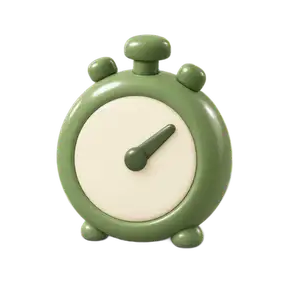
#> input picture examples/timer/timer.webp, 288 x 288 px
$ python -i kling.py   (imports and definitions only)
#> lines starting #> are read from the running program, lines starting #| are printed output that depends on the picture
"""Kling image-to-video on Replicate.

Two things here are the whole reason this pipeline works, and both are easy to
miss:

1. `end_image` set to the START image. Kling then returns to its opening pose,
   which is what makes the clip loop instead of ping-pong. Without it you are
   left cross-fading, and a cross-fade on a rigid object reads as a glitch.

2. The still is composited onto a KNOWN flat backing before it is sent. Kling
   will not accept alpha, and the colour you choose is not cosmetic: because
   you know it exactly, the matte stage can solve for the true foreground
   instead of estimating it. Mid-grey is used rather than a chroma-key green
   or magenta, which spill onto glossy edges and destroy soft shadows.
"""
import os
import time
import urllib.request

from . import config, http

API = "https://api.replicate.com/v1"
# Mid-grey: far enough from most art to matte cleanly, neutral enough that any
# spill it does leave is colourless rather than a green or magenta fringe.
BACKING = (158, 158, 158)

# Every clause here is load-bearing, and one earlier version of this string
# silently killed the animation: it said "the object keeps its exact shape and
# proportions throughout", which reads as an instruction to stay still. Kling
# obeyed, and returned 122 frames of the input image. Constrain the CAMERA and
# the SCENE as hard as you like; never constrain the object's shape.
LOOP_RULES = (
    "The motion must be clearly visible and true to what this object really "
    "does — never a generic animation applied to it. "
    "The camera is locked off and must not move, pan, zoom or push in. "
    "The background stays flat, empty and completely static. "
    "Nothing enters the frame from outside it — no hands, no text, no captions, "
    "no watermarks, no props. "
    "Everything stays comfortably inside the frame at all times: no part of the "
    "object, and nothing it produces, may touch, reach or cross any edge of the "
    "frame at any point. Keep a clear margin on all four sides throughout. "
    # Deliberately narrower than it used to be. This clause once banned "new
    # objects or effects" outright, which also banned anything the object
    # itself produced — and for an object that does not move on its own, that
    # emission is the entire animation. Constrain where things come FROM, not
    # whether the object may produce them.
    "It stays the same object in the same material and palette throughout — its "
    "identity, colours and finish do not change."
)


# How much of the canvas the object occupies when it is sent. The image model
# returns art that fills its frame, and sending that straight on leaves motion
# nowhere to go: anything that stretches, splashes or throws a piece runs into
# the canvas edge and is clipped there, permanently, in the source render. The
# clip then survives every later stage, and framing normalization quietly hides
# it by scaling the amputated result inward.
#
# So the object is padded down to this fraction first. The margin is the room
# the animation gets to move into.
FILL = 0.68


def composite(still_path, out_path, size=1024, fill=FILL):
    """Flatten a transparent PNG onto the known backing, padded, ready to send."""
#> called with still_path = '../examples/timer/timer.webp', out_path = 'out.png', size = 1024, fill = 0.68
    from PIL import Image
    im = Image.open(still_path).convert("RGBA")
#> im is the input picture: PIL image 288x288 RGBA; mean R, G, B, A 62.3, 64.5, 51.8, 82.9
    box = im.getbbox()  # trim whatever transparent margin the art already has
#> box = (54, 32, 235, 251)
    if box:
        im = im.crop(box)
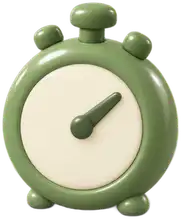
#> im: PIL image 181x219 RGBA; mean R, G, B, A 130.4, 135, 108.4, 173.4; transparent parts drawn white
    scale = (size * fill) / max(im.size)
#> scale = 3.18
    im = im.resize((max(1, round(im.width * scale)), max(1, round(im.height * scale))),
                   Image.LANCZOS)
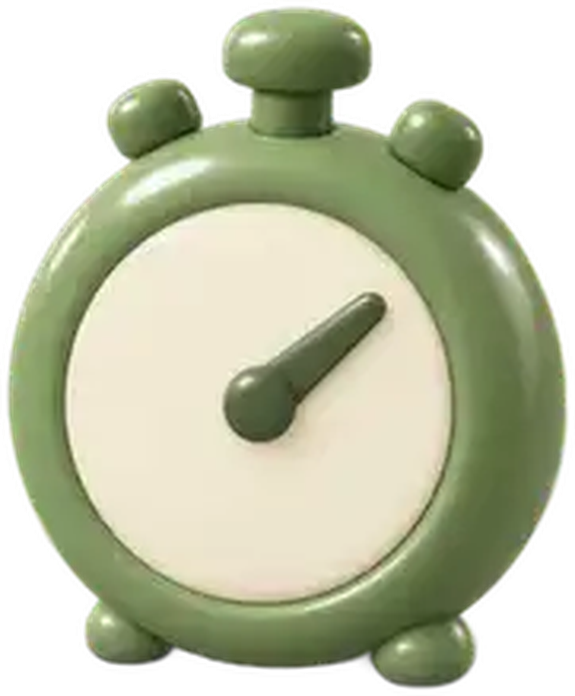
#> im: PIL image 575x696 RGBA; mean R, G, B, A 119.7, 124, 98.2, 173.4; transparent parts drawn white
    bg = Image.new("RGBA", (size, size), BACKING + (255,))
    bg.alpha_composite(im, ((size - im.width) // 2, (size - im.height) // 2))
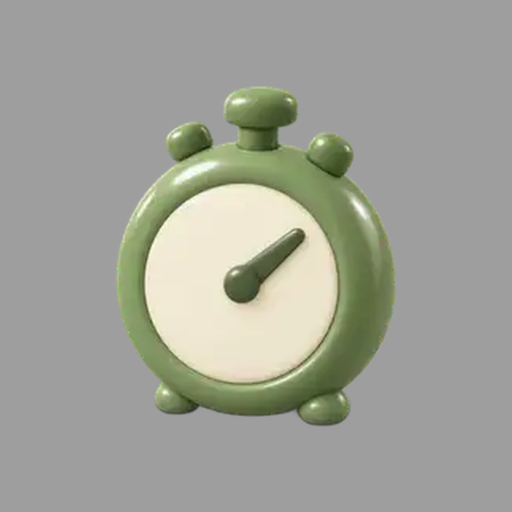
#> bg: PIL image 1024x1024 RGBA (shown at 1/2 size); mean R, G, B, A 160.5, 162, 152.7, 255
    bg.convert("RGB").save(out_path)
    return out_path


# [10 lines left out: function resolve_version, not called in this run]


OR_API = "https://openrouter.ai/api/v1/videos"


# [76 lines left out: functions animate_openrouter, animate, not called in this run]

>>> result = composite('../examples/timer/timer.webp', 'out.png')

$ run again, on examples/timer/contact_sheet.png
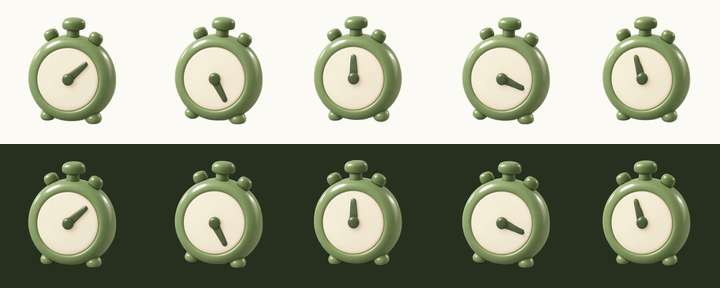
#> input picture examples/timer/contact_sheet.png, 720 x 288 px
#> box = (0, 0, 720, 288)
#> in composite, `im = im.resize((max(1, round(im.width * scale)), max(1, round(im.heigh..`:
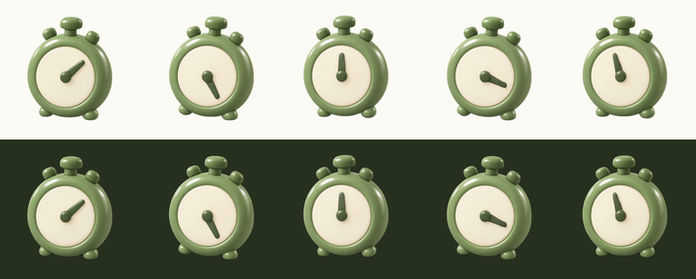
#> im: PIL image 696x279 RGBA; mean R, G, B, A 152.8, 157.6, 138.3, 255
#> in composite, `bg.alpha_composite(im, ((size - im.width) // 2, (size - im.height) // ..`:
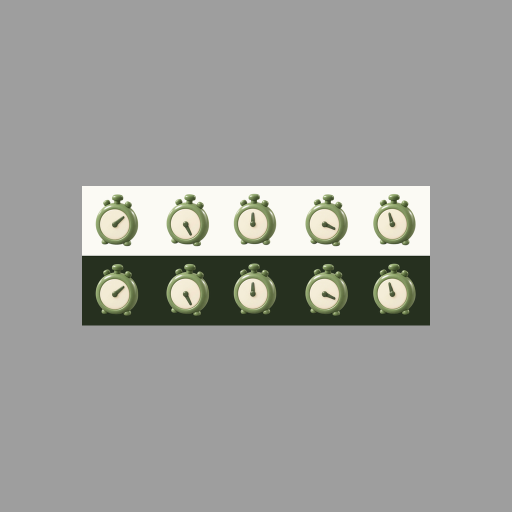
#> bg: PIL image 1024x1024 RGBA (shown at 1/2 size); mean R, G, B, A 157, 157.9, 154.4, 255
